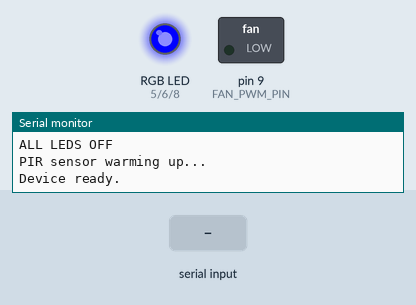
The program below on a simulated Arduino Nano, built with avr-gcc and run on an emulated ATmega328P. Shown: switched loads named in the program (green lamp = pin HIGH), an RGB LED mixed from three pins (HIGH = lit), the last lines printed to the serial monitor. Inputs (shaded band) come from the test bench.

Above: at 12.4 s.
12.5 s: "P" received over Serial
At 13.4 s:
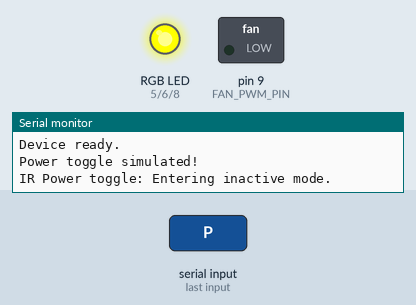
14.0 s: "p" received over Serial
At 14.8 s:
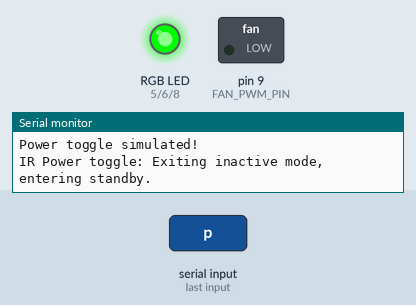
Timing chart, 0 to 17.0 s (numbered marks = the images above; inputs shaded):
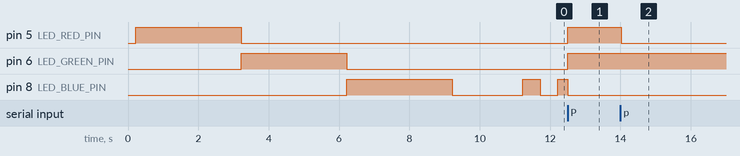

The program:

main.cpp
```cpp
// CatScareDevice.ino

// Include our custom classes
#include "PIRSensor.h"
#include "PWMFan.h"
#include "Buzzer.h"
#include "RGBLED.h"
#include "IRRemote.h"
#include "DeviceStateMachine.h"

// --- Pin Definitions ---
// Connect PIR Sensor OUT pin to this digital input pin
const int PIR_PIN = 2; // Using D2 for PIR sensor

// Connect Fan PWM input wire (usually yellow) to this PWM pin
// The fan's power is controlled by the TIP120 transistor circuit.
const int FAN_PWM_PIN = 9; // Using D9 for PWM fan control (must be a PWM pin)

// Connect Buzzer signal pin (via 2N2222 transistor circuit) to this digital output pin
const int BUZZER_PIN = 3; // Using D3 for buzzer control

// RGB LED Pins (connect via current-limiting resistors)
// Red and Green pins are PWM-capable for variable brightness
// Blue pin is digital only (on/off)
const int LED_RED_PIN   = 5; // Using D5 for Red LED (PWM)
const int LED_GREEN_PIN = 6; // Using D6 for Green LED (PWM)
const int LED_BLUE_PIN  = 8; // Using D8 for Blue LED (digital only)

// IR Receiver Pin (TSOP1838)
const int IR_RECEIVER_PIN = 4; // Using D4 for IR receiver

// --- Device Behavior Parameters ---
const unsigned long ACTIVATION_DURATION_MS = 5000; // How long the fan/buzzer stays on (5 seconds)
const int FAN_SPEED_ACTIVATED = 255; // Fan speed when activated (0-255, 255 is full speed)

// --- Object Instantiation ---
// Create instances of our component classes
PIRSensor myPIR(PIR_PIN);
PWMFan myFan(FAN_PWM_PIN);
Buzzer myBuzzer(BUZZER_PIN);
RGBLED myLED(LED_RED_PIN, LED_GREEN_PIN, LED_BLUE_PIN);
IRRemote myIRRemote(IR_RECEIVER_PIN);

// Create state machine instance
DeviceStateMachine stateMachine(myPIR, myFan, myBuzzer, myLED, myIRRemote,
                                ACTIVATION_DURATION_MS, FAN_SPEED_ACTIVATED);

void setup() {
  // Initialize Serial communication for debugging
  Serial.begin(9600);
  Serial.println("Cat Scare Device Starting...");

  // Initialize all components
  myPIR.begin();
  myFan.begin();
  myBuzzer.begin();
  myLED.begin();
  myIRRemote.begin();
  stateMachine.begin();

  // LED Test - cycle through colors
  Serial.println("Testing LED colors...");
  Serial.println("NOTE: If LED is dim, check resistor value (should be 220-330Ω)");

  // Test each pin individually to identify connections
  Serial.println("Testing RED pin (D5)...");
  myLED.setColor(255, 0, 0); // Red ON, others OFF
  delay(3000);

  Serial.println("Testing GREEN pin (D6)...");
  myLED.setColor(0, 255, 0); // Green ON, others OFF
  delay(3000);

  Serial.println("Testing BLUE pin (D8)...");
  myLED.setColor(0, 0, 255); // Blue ON, others OFF
  delay(3000);

  // Test all off
  myLED.setColor(0, 0, 0); // All OFF
  Serial.println("ALL LEDS OFF");
  delay(2000);

  Serial.println("PIR sensor warming up...");
  Serial.println("Device ready.");
}

void loop() {
  // Update all component states
  myPIR.update();
  myBuzzer.update();
  myIRRemote.update();

  // Update state machine
  stateMachine.update();
}
```

Buzzer.cpp
```cpp
#include "Buzzer.h"

// Constructor implementation
Buzzer::Buzzer(int pin) : _buzzerPin(pin), _sirenActive(false), _currentTone(false),
                          _lastToneChange(0), _toneDuration(300), _highFreq(800), _lowFreq(400) {
    // Initialize all member variables.
}

// begin() method implementation
void Buzzer::begin() {
    pinMode(_buzzerPin, OUTPUT); // Set the buzzer pin as an output.
    turnOff(); // Ensure the buzzer starts in an off state.
}

// turnOn() method implementation
void Buzzer::turnOn() {
    stopSiren(); // Stop siren if active
    digitalWrite(_buzzerPin, HIGH); // Write HIGH to turn the buzzer on.
}

// turnOff() method implementation
void Buzzer::turnOff() {
    stopSiren(); // Stop siren if active
    digitalWrite(_buzzerPin, LOW); // Write LOW to turn the buzzer off.
}

// startSiren() method implementation
void Buzzer::startSiren() {
    _sirenActive = true;
    _currentTone = true; // Start with high frequency
    _lastToneChange = millis();
    tone(_buzzerPin, _highFreq); // Start with high frequency tone
}

// stopSiren() method implementation
void Buzzer::stopSiren() {
    _sirenActive = false;
    noTone(_buzzerPin); // Stop the tone
    digitalWrite(_buzzerPin, LOW); // Ensure pin is LOW
}

// update() method implementation - call this in main loop
void Buzzer::update() {
    if (!_sirenActive) return; // Do nothing if siren is not active

    unsigned long currentTime = millis();

    // Check if it's time to change the tone
    if (currentTime - _lastToneChange >= _toneDuration) {
        _currentTone = !_currentTone; // Toggle tone
        _lastToneChange = currentTime;

        // Play the appropriate frequency
        if (_currentTone) {
            tone(_buzzerPin, _highFreq);
        } else {
            tone(_buzzerPin, _lowFreq);
        }
    }
}

// isSirenActive() method implementation
bool Buzzer::isSirenActive() const {
    return _sirenActive;
}
```

Buzzer.h
```cpp
#ifndef BUZZER_H
#define BUZZER_H

#include <Arduino.h>

class Buzzer {
public:
    // Constructor: Initializes the buzzer with the given pin.
    Buzzer(int pin);

    // Initializes the buzzer pin as an output.
    void begin();

    // Turns the buzzer on with continuous tone.
    void turnOn();

    // Turns the buzzer off.
    void turnOff();

    // Starts siren mode (non-blocking).
    void startSiren();

    // Stops siren mode.
    void stopSiren();

    // Updates siren state - call this in main loop for non-blocking operation.
    void update();

    // Returns true if siren is currently active.
    bool isSirenActive() const;

private:
    int _buzzerPin;           // Private member to store the digital pin connected to the buzzer.
    bool _sirenActive;        // Whether siren mode is active
    bool _currentTone;        // Current tone state (true = high freq, false = low freq)
    unsigned long _lastToneChange; // Last time the tone changed
    unsigned long _toneDuration;   // Duration of each tone in milliseconds
    int _highFreq;            // High frequency for siren (Hz)
    int _lowFreq;             // Low frequency for siren (Hz)
};

#endif // BUZZER_H
```

DeviceStateMachine.cpp
```cpp
#include "DeviceStateMachine.h"

// Constructor implementation
DeviceStateMachine::DeviceStateMachine(PIRSensor& pirSensor, PWMFan& pwmFan, Buzzer& buzzerObj,
                                       RGBLED& rgbLed, IRRemote& irRemote,
                                       unsigned long durationMs, int fanSpeed)
    : pir(pirSensor), fan(pwmFan), buzzer(buzzerObj), led(rgbLed), ir(irRemote),
      currentState(WARMUP), activationStartTime(0), lastFlicker(0), ledState(false),
      activationDurationMs(durationMs), fanSpeedActivated(fanSpeed) {
}

// begin() method implementation
void DeviceStateMachine::begin() {
    currentState = WARMUP;
    activationStartTime = 0;
    lastFlicker = 0;
    ledState = false;
    Serial.println("Device State Machine initialized.");
}

// update() method implementation
void DeviceStateMachine::update() {
    // State machine logic
    switch (currentState) {
        case WARMUP:
            handleWarmupState();
            break;

        case STANDBY:
            handleStandbyState();
            break;

        case ACTIVE:
            handleActiveState();
            break;

        case INACTIVE:
            handleInactiveState();
            break;
    }
}

// handleWarmupState() method implementation
void DeviceStateMachine::handleWarmupState() {
    // Check for IR power toggle (can interrupt warm-up)
    if (ir.checkPowerToggle()) {
        currentState = INACTIVE;
        Serial.println("IR Power toggle: Entering inactive mode.");
        return;
    }

    // Flicker blue LED during warm-up
    if (millis() - lastFlicker >= 500) { // Flicker every 500ms
        ledState = !ledState;
        led.setColor(0, 0, ledState ? 255 : 0); // Blue on/off
        lastFlicker = millis();
    }

    // Check if warm-up is complete
    if (!pir.isInitializing()) {
        currentState = STANDBY;
        Serial.println("Warm-up complete. Entering standby mode.");
    }
}

// handleStandbyState() method implementation
void DeviceStateMachine::handleStandbyState() {
    // Check for IR power toggle
    if (ir.checkPowerToggle()) {
        currentState = INACTIVE;
        Serial.println("IR Power toggle: Entering inactive mode.");
        return;
    }

    // Show green LED to indicate ready state
    led.setColor(0, 255, 0); // Green = ready

    // Check for motion detection
    if (pir.isMotionDetected()) {
        // Transition to active state
        currentState = ACTIVE;
        activationStartTime = millis();

        Serial.println("Motion detected! Activating deterrent...");
        Serial.println("Setting LED to RED (255,0,0)");
        led.setColor(255, 0, 0); // Red
        fan.turnOn(fanSpeedActivated);
        buzzer.startSiren();
    }
}

// handleActiveState() method implementation
void DeviceStateMachine::handleActiveState() {
    // Check for IR power toggle (can interrupt active state)
    if (ir.checkPowerToggle()) {
        currentState = INACTIVE;
        Serial.println("IR Power toggle: Entering inactive mode.");
        // Stop deterrent immediately
        fan.turnOff();
        buzzer.stopSiren();
        return;
    }

    // Check if motion is still detected (refresh timer)
    if (pir.isMotionDetected()) {
        activationStartTime = millis(); // Refresh the timer
    }

    // Check if activation duration has expired
    if (millis() - activationStartTime >= activationDurationMs) {
        // Transition back to standby
        currentState = STANDBY;

        Serial.println("Deactivating deterrent...");
        Serial.println("Setting LED to GREEN (0,255,0)");
        led.setColor(0, 255, 0); // Green
        fan.turnOff();
        buzzer.stopSiren();
    }
}

// handleInactiveState() method implementation
void DeviceStateMachine::handleInactiveState() {
    // Check for IR power toggle to exit inactive state
    if (ir.checkPowerToggle()) {
        currentState = STANDBY;
        Serial.println("IR Power toggle: Exiting inactive mode, entering standby.");
        return;
    }

    // Show yellow LED to indicate inactive state (red + green)
    led.setColor(255, 255, 0); // Yellow = inactive

    // In inactive state, ignore all PIR motion detection
    // No deterrent activation occurs
}

// getCurrentState() method implementation
DeviceState DeviceStateMachine::getCurrentState() const {
    return currentState;
}

// setState() method implementation
void DeviceStateMachine::setState(DeviceState newState) {
    currentState = newState;
    Serial.print("State changed to: ");
    Serial.println(getStateName());
}

// getStateName() method implementation
const char* DeviceStateMachine::getStateName() const {
    switch (currentState) {
        case WARMUP: return "WARMUP";
        case STANDBY: return "STANDBY";
        case ACTIVE: return "ACTIVE";
        case INACTIVE: return "INACTIVE";
        default: return "UNKNOWN";
    }
} 
```

DeviceStateMachine.h
```cpp
#ifndef DEVICESTATEMACHINE_H
#define DEVICESTATEMACHINE_H

#include <Arduino.h>
#include "PIRSensor.h"
#include "PWMFan.h"
#include "Buzzer.h"
#include "RGBLED.h"
#include "IRRemote.h"

// Device states
enum DeviceState {
    WARMUP,    // PIR sensor is warming up
    STANDBY,   // Ready for motion detection
    ACTIVE,    // Deterrent is active
    INACTIVE   // Device disabled, ignoring PIR input
};

class DeviceStateMachine {
private:
    // Component references
    PIRSensor& pir;
    PWMFan& fan;
    Buzzer& buzzer;
    RGBLED& led;
    IRRemote& ir;

    // State variables
    DeviceState currentState;
    unsigned long activationStartTime;
    unsigned long lastFlicker;
    bool ledState;

    // Configuration
    unsigned long activationDurationMs;
    int fanSpeedActivated;

    // State handling methods
    void handleWarmupState();
    void handleStandbyState();
    void handleActiveState();
    void handleInactiveState();

public:
    // Constructor
    DeviceStateMachine(PIRSensor& pirSensor, PWMFan& pwmFan, Buzzer& buzzerObj,
                      RGBLED& rgbLed, IRRemote& irRemote,
                      unsigned long durationMs = 5000, int fanSpeed = 255);

    // Initialize the state machine
    void begin();

    // Update state machine (call in main loop)
    void update();

    // Get current state
    DeviceState getCurrentState() const;

    // Force state change (for testing)
    void setState(DeviceState newState);

    // Get state name as string
    const char* getStateName() const;
};

#endif // DEVICESTATEMACHINE_H 
```

IRRemote.cpp
```cpp
#include "IRRemote.h"
#include <IRremote.hpp>

// Constructor implementation
IRRemote::IRRemote(int pin) {
    irPin = pin;
    powerTogglePressed = false;
    lastDebounceTime = 0;
}

// begin() method implementation
void IRRemote::begin() {
    // Initialize the IR receiver using the correct API
    IrReceiver.begin(irPin);
    Serial.println("IR Receiver initialized on pin " + String(irPin));
    Serial.println("For testing: Send 'P' via serial to simulate power toggle");
}

// update() method implementation
void IRRemote::update() {
    // Check for IR input using the correct API
    if (IrReceiver.decode()) {
        if (IrReceiver.decodedIRData.protocol == NEC || IrReceiver.decodedIRData.protocol == UNKNOWN) {
            // Check if this is the power command
            if (IrReceiver.decodedIRData.command == POWER_COMMAND) {
                unsigned long currentTime = millis();
                if (currentTime - lastDebounceTime >= DEBOUNCE_DELAY) {
                    powerTogglePressed = true;
                    Serial.println("Power toggle received via IR!");
                    lastDebounceTime = currentTime;
                }
            }
        }
        IrReceiver.resume(); // Receive the next value
    }

    // Check for serial command to simulate power toggle (for testing)
    if (Serial.available()) {
        char command = Serial.read();
        if (command == 'P' || command == 'p') {
            simulatePowerToggle();
        }
    }
}

// isPowerTogglePressed() method implementation
bool IRRemote::isPowerTogglePressed() {
    return powerTogglePressed;
}

// clearPowerToggle() method implementation
void IRRemote::clearPowerToggle() {
    powerTogglePressed = false;
}

// simulatePowerToggle() method implementation
void IRRemote::simulatePowerToggle() {
    powerTogglePressed = true;
    Serial.println("Power toggle simulated!");
}

// checkPowerToggle() method implementation
bool IRRemote::checkPowerToggle() {
    if (isPowerTogglePressed()) {
        clearPowerToggle();
        return true;
    }
    return false;
} 
```

IRRemote.h
```cpp
#ifndef IRREMOTE_H
#define IRREMOTE_H

#include <Arduino.h>

class IRRemote {
private:
    int irPin;
    bool powerTogglePressed;
    unsigned long lastDebounceTime;
    static const unsigned long DEBOUNCE_DELAY = 200; // 200ms debounce

    // IR codes for Elegoo remote (adjust as needed)
    const unsigned int POWER_COMMAND = 0x45; // Example power button code

public:
    // Constructor
    IRRemote(int pin);

    // Initializes the IR receiver
    void begin();

    // Updates the IR receiver state (should be called in main loop)
    void update();

    // Checks if power toggle button was pressed
    bool isPowerTogglePressed();

    // Clears the power toggle flag
    void clearPowerToggle();

    // Checks and clears power toggle in one call (convenience method)
    bool checkPowerToggle();

    // For testing - simulate power toggle via serial command
    void simulatePowerToggle();
};

#endif // IRREMOTE_H 
```

PIRSensor.cpp
```cpp
#include "PIRSensor.h"

// Constructor implementation
PIRSensor::PIRSensor(int pin) : _pirPin(pin), _warmUpStartTime(0), _warmUpDuration(45000), _isInitialized(false) {
    // Initialize member variables
}

// begin() method implementation
void PIRSensor::begin() {
    pinMode(_pirPin, INPUT); // Set the PIR sensor pin as an input.
    _warmUpStartTime = millis(); // Start warm-up timer
    _isInitialized = false; // Mark as not yet initialized
}

// update() method implementation
void PIRSensor::update() {
    // Check if warm-up period is complete
    if (!_isInitialized && (millis() - _warmUpStartTime >= _warmUpDuration)) {
        _isInitialized = true; // Mark as initialized
    }
}

// isMotionDetected() method implementation
bool PIRSensor::isMotionDetected() {
    // Don't detect motion during warm-up period
    if (!_isInitialized) {
        return false;
    }

    // Read the digital state of the PIR sensor pin.
    // Returns true if HIGH (motion detected), false if LOW (no motion).
    return digitalRead(_pirPin) == HIGH;
}

// isInitializing() method implementation
bool PIRSensor::isInitializing() {
    return !_isInitialized; // Return true if still initializing
}
```

PIRSensor.h
```cpp
#ifndef PIR_SENSOR_H
#define PIR_SENSOR_H

#include <Arduino.h>

class PIRSensor {
public:
    // Constructor: Initializes the PIR sensor with the given pin.
    PIRSensor(int pin);

    // Initializes the sensor pin as an input and starts warm-up timer.
    void begin();

    // Updates the sensor state (should be called in main loop).
    void update();

    // Checks if motion is currently detected.
    bool isMotionDetected();

    // Returns true if sensor is still in warm-up period.
    bool isInitializing();

private:
    int _pirPin; // Private member to store the digital pin connected to the PIR sensor.
    unsigned long _warmUpStartTime; // When warm-up period started
    unsigned long _warmUpDuration; // How long warm-up should take (45 seconds)
    bool _isInitialized; // Whether warm-up is complete
};

#endif // PIR_SENSOR_H
```

PWMFan.h
```cpp
#ifndef PWM_FAN_H
#define PWM_FAN_H

#include <Arduino.h>

class PWMFan {
public:
    // Constructor: Initializes the fan with the given PWM pin.
    PWMFan(int pwmPin);

    // Initializes the fan pin as an output.
    void begin();

    // Turns the fan on with a specified speed (0-255 for analogWrite).
    void turnOn(int speed = 255); // Default to full speed if no speed is given.

    // Turns the fan off.
    void turnOff();

    // Sets the fan speed.
    void setSpeed(int speed);

private:
    int _pwmPin;      // Private member to store the PWM pin connected to the fan.
    int _currentSpeed; // Store the current speed for reference.
};

#endif // PWM_FAN_H
```

Source omitted: PWMFan.cpp (916 bytes), RGBLED.cpp (1048 bytes), RGBLED.h (591 bytes)

Measured:
- after the input at 12.5 s, pin 5 (LED_RED_PIN), pin 6 (LED_GREEN_PIN): LOW → HIGH at once
- after the input at 14.0 s, pin 5 (LED_RED_PIN): HIGH → LOW at once
